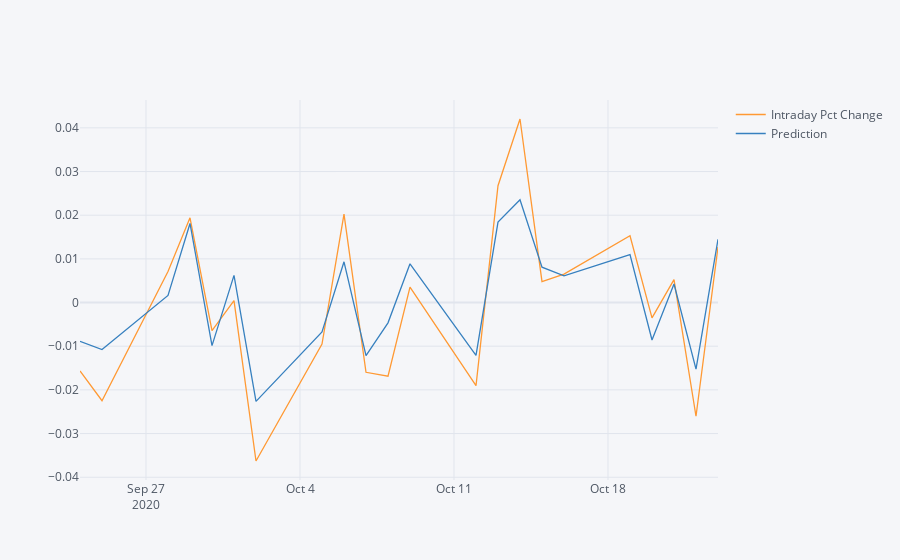
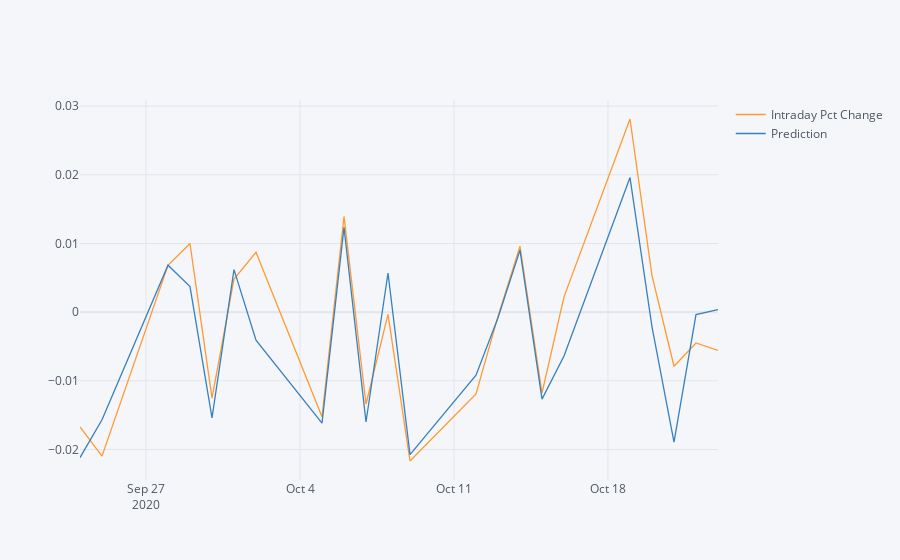
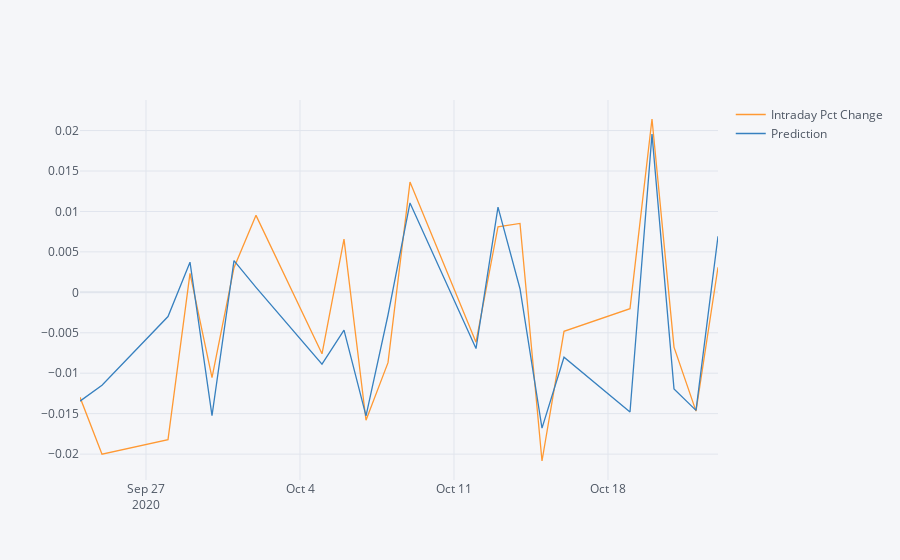
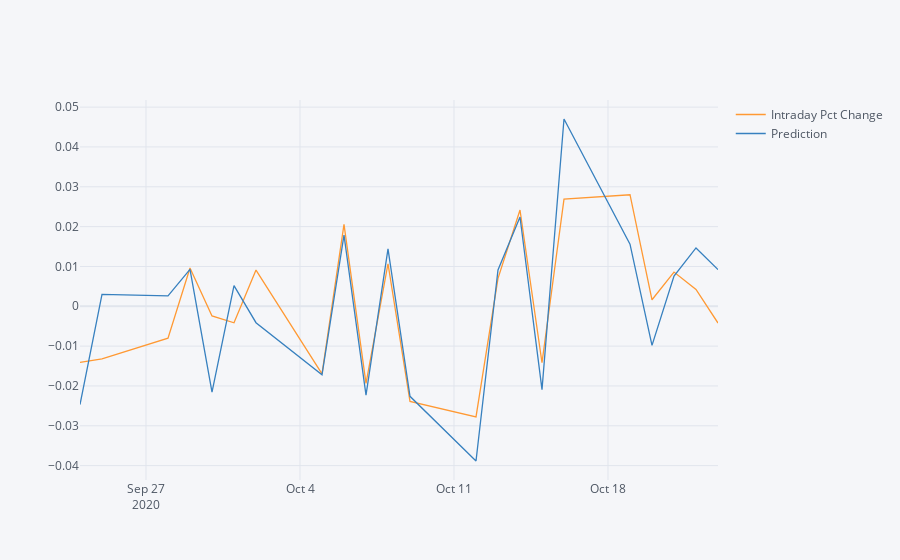

Write notebook code for charts like these, in order.
### Markdown cell above
<h3>Plotting Actual vs Prediction</h3>

### Code cell
plot_values = [target, "Prediction"]

for key, history in selected_1m_history.items():
    print("For {}:".format(key))
    plotResults(history, plot_values)

### Figure 1 — Plotly figure (JSON) as saved in the notebook; plotly's stock layout.template omitted (floating-point values rounded to 4 significant figures)
{"data": [{"line": {"color": "rgba(255, 153, 51, 1.0)", "dash": "solid", "shape": "linear", "width": 1.3}, "mode": "lines", "name": "Intraday Pct Change", "text": "", "type": "scatter", "x": ["2020-09-24", "2020-09-25", "2020-09-28", "2020-09-29", "2020-09-30", "2020-10-01", "2020-10-02", "2020-10-05", "2020-10-06", "2020-10-07", "2020-10-08", "2020-10-09", "2020-10-12", "2020-10-13", "2020-10-14", "2020-10-15", "2020-10-16", "2020-10-19", "2020-10-20", "2020-10-21", "2020-10-22", "2020-10-23"], "y": [-0.01568, -0.02249, 0.007086, 0.01939, -0.006421, 0.0004243, -0.03629, -0.009496, 0.02026, -0.01597, -0.01688, 0.003545, -0.01905, 0.02675, 0.04203, 0.00477, 0.006519, 0.01529, -0.00352, 0.005258, -0.02604, 0.01272]}, {"line": {"color": "rgba(55, 128, 191, 1.0)", "dash": "solid", "shape": "linear", "width": 1.3}, "mode": "lines", "name": "Prediction", "text": "", "type": "scatter", "x": ["2020-09-24", "2020-09-25", "2020-09-28", "2020-09-29", "2020-09-30", "2020-10-01", "2020-10-02", "2020-10-05", "2020-10-06", "2020-10-07", "2020-10-08", "2020-10-09", "2020-10-12", "2020-10-13", "2020-10-14", "2020-10-15", "2020-10-16", "2020-10-19", "2020-10-20", "2020-10-21", "2020-10-22", "2020-10-23"], "y": [-0.00887, -0.01076, 0.001633, 0.0181, -0.009879, 0.006214, -0.02264, -0.006748, 0.009333, -0.01218, -0.004648, 0.008873, -0.01208, 0.01841, 0.02352, 0.0081, 0.006129, 0.01099, -0.008573, 0.004248, -0.01523, 0.01448]}], "layout": {"legend": {"bgcolor": "#F5F6F9", "font": {"color": "#4D5663"}}, "paper_bgcolor": "#F5F6F9", "plot_bgcolor": "#F5F6F9", "title": {"font": {"color": "#4D5663"}}, "xaxis": {"gridcolor": "#E1E5ED", "showgrid": true, "tickfont": {"color": "#4D5663"}, "title": {"font": {"color": "#4D5663"}, "text": ""}, "zerolinecolor": "#E1E5ED"}, "yaxis": {"gridcolor": "#E1E5ED", "showgrid": true, "tickfont": {"color": "#4D5663"}, "title": {"font": {"color": "#4D5663"}, "text": ""}, "zerolinecolor": "#E1E5ED"}}}

### Figure 2 — Plotly figure (JSON) as saved in the notebook; plotly's stock layout.template omitted (floating-point values rounded to 4 significant figures)
{"data": [{"line": {"color": "rgba(255, 153, 51, 1.0)", "dash": "solid", "shape": "linear", "width": 1.3}, "mode": "lines", "name": "Intraday Pct Change", "text": "", "type": "scatter", "x": ["2020-09-24", "2020-09-25", "2020-09-28", "2020-09-29", "2020-09-30", "2020-10-01", "2020-10-02", "2020-10-05", "2020-10-06", "2020-10-07", "2020-10-08", "2020-10-09", "2020-10-12", "2020-10-13", "2020-10-14", "2020-10-15", "2020-10-16", "2020-10-19", "2020-10-20", "2020-10-21", "2020-10-22", "2020-10-23"], "y": [-0.01671, -0.02098, 0.006829, 0.009983, -0.01252, 0.004825, 0.008702, -0.01525, 0.01394, -0.01338, -0.0003326, -0.02168, -0.01193, -0.0006286, 0.009596, -0.01179, 0.002226, 0.02813, 0.005329, -0.007883, -0.004487, -0.005581]}, {"line": {"color": "rgba(55, 128, 191, 1.0)", "dash": "solid", "shape": "linear", "width": 1.3}, "mode": "lines", "name": "Prediction", "text": "", "type": "scatter", "x": ["2020-09-24", "2020-09-25", "2020-09-28", "2020-09-29", "2020-09-30", "2020-10-01", "2020-10-02", "2020-10-05", "2020-10-06", "2020-10-07", "2020-10-08", "2020-10-09", "2020-10-12", "2020-10-13", "2020-10-14", "2020-10-15", "2020-10-16", "2020-10-19", "2020-10-20", "2020-10-21", "2020-10-22", "2020-10-23"], "y": [-0.02119, -0.01567, 0.006838, 0.00372, -0.01539, 0.006192, -0.004069, -0.01616, 0.01234, -0.016, 0.005704, -0.02075, -0.009173, -0.0008149, 0.009029, -0.01267, -0.006379, 0.0196, -0.002144, -0.01892, -0.0003523, 0.0003764]}], "layout": {"legend": {"bgcolor": "#F5F6F9", "font": {"color": "#4D5663"}}, "paper_bgcolor": "#F5F6F9", "plot_bgcolor": "#F5F6F9", "title": {"font": {"color": "#4D5663"}}, "xaxis": {"gridcolor": "#E1E5ED", "showgrid": true, "tickfont": {"color": "#4D5663"}, "title": {"font": {"color": "#4D5663"}, "text": ""}, "zerolinecolor": "#E1E5ED"}, "yaxis": {"gridcolor": "#E1E5ED", "showgrid": true, "tickfont": {"color": "#4D5663"}, "title": {"font": {"color": "#4D5663"}, "text": ""}, "zerolinecolor": "#E1E5ED"}}}

### Figure 3 — Plotly figure (JSON) as saved in the notebook; plotly's stock layout.template omitted (floating-point values rounded to 4 significant figures)
{"data": [{"line": {"color": "rgba(255, 153, 51, 1.0)", "dash": "solid", "shape": "linear", "width": 1.3}, "mode": "lines", "name": "Intraday Pct Change", "text": "", "type": "scatter", "x": ["2020-09-24", "2020-09-25", "2020-09-28", "2020-09-29", "2020-09-30", "2020-10-01", "2020-10-02", "2020-10-05", "2020-10-06", "2020-10-07", "2020-10-08", "2020-10-09", "2020-10-12", "2020-10-13", "2020-10-14", "2020-10-15", "2020-10-16", "2020-10-19", "2020-10-20", "2020-10-21", "2020-10-22", "2020-10-23"], "y": [-0.01298, -0.02002, -0.01821, 0.002339, -0.01054, 0.003053, 0.009515, -0.007602, 0.006575, -0.01581, -0.008694, 0.01363, -0.006162, 0.008108, 0.008517, -0.02085, -0.004824, -0.002019, 0.02143, -0.006775, -0.01468, 0.003102]}, {"line": {"color": "rgba(55, 128, 191, 1.0)", "dash": "solid", "shape": "linear", "width": 1.3}, "mode": "lines", "name": "Prediction", "text": "", "type": "scatter", "x": ["2020-09-24", "2020-09-25", "2020-09-28", "2020-09-29", "2020-09-30", "2020-10-01", "2020-10-02", "2020-10-05", "2020-10-06", "2020-10-07", "2020-10-08", "2020-10-09", "2020-10-12", "2020-10-13", "2020-10-14", "2020-10-15", "2020-10-16", "2020-10-19", "2020-10-20", "2020-10-21", "2020-10-22", "2020-10-23"], "y": [-0.01345, -0.01148, -0.002996, 0.003723, -0.01524, 0.003914, 0.0006189, -0.008867, -0.00467, -0.01528, -0.002802, 0.01105, -0.00695, 0.01054, 0.0004449, -0.01679, -0.008019, -0.01479, 0.01956, -0.01194, -0.0146, 0.006935]}], "layout": {"legend": {"bgcolor": "#F5F6F9", "font": {"color": "#4D5663"}}, "paper_bgcolor": "#F5F6F9", "plot_bgcolor": "#F5F6F9", "title": {"font": {"color": "#4D5663"}}, "xaxis": {"gridcolor": "#E1E5ED", "showgrid": true, "tickfont": {"color": "#4D5663"}, "title": {"font": {"color": "#4D5663"}, "text": ""}, "zerolinecolor": "#E1E5ED"}, "yaxis": {"gridcolor": "#E1E5ED", "showgrid": true, "tickfont": {"color": "#4D5663"}, "title": {"font": {"color": "#4D5663"}, "text": ""}, "zerolinecolor": "#E1E5ED"}}}

### Figure 4 — Plotly figure (JSON) as saved in the notebook; plotly's stock layout.template omitted (floating-point values rounded to 4 significant figures)
{"data": [{"line": {"color": "rgba(255, 153, 51, 1.0)", "dash": "solid", "shape": "linear", "width": 1.3}, "mode": "lines", "name": "Intraday Pct Change", "text": "", "type": "scatter", "x": ["2020-09-24", "2020-09-25", "2020-09-28", "2020-09-29", "2020-09-30", "2020-10-01", "2020-10-02", "2020-10-05", "2020-10-06", "2020-10-07", "2020-10-08", "2020-10-09", "2020-10-12", "2020-10-13", "2020-10-14", "2020-10-15", "2020-10-16", "2020-10-19", "2020-10-20", "2020-10-21", "2020-10-22", "2020-10-23"], "y": [-0.0141, -0.01318, -0.008003, 0.009608, -0.002416, -0.004133, 0.009078, -0.01696, 0.02055, -0.01936, 0.01068, -0.02388, -0.02776, 0.007024, 0.02416, -0.01417, 0.02691, 0.028, 0.001635, 0.008579, 0.004223, -0.004199]}, {"line": {"color": "rgba(55, 128, 191, 1.0)", "dash": "solid", "shape": "linear", "width": 1.3}, "mode": "lines", "name": "Prediction", "text": "", "type": "scatter", "x": ["2020-09-24", "2020-09-25", "2020-09-28", "2020-09-29", "2020-09-30", "2020-10-01", "2020-10-02", "2020-10-05", "2020-10-06", "2020-10-07", "2020-10-08", "2020-10-09", "2020-10-12", "2020-10-13", "2020-10-14", "2020-10-15", "2020-10-16", "2020-10-19", "2020-10-20", "2020-10-21", "2020-10-22", "2020-10-23"], "y": [-0.02468, 0.002986, 0.002594, 0.009265, -0.02157, 0.005184, -0.004117, -0.01721, 0.01788, -0.02232, 0.01443, -0.0226, -0.03884, 0.009126, 0.0224, -0.02092, 0.04701, 0.01558, -0.009819, 0.007594, 0.01465, 0.009203]}], "layout": {"legend": {"bgcolor": "#F5F6F9", "font": {"color": "#4D5663"}}, "paper_bgcolor": "#F5F6F9", "plot_bgcolor": "#F5F6F9", "title": {"font": {"color": "#4D5663"}}, "xaxis": {"gridcolor": "#E1E5ED", "showgrid": true, "tickfont": {"color": "#4D5663"}, "title": {"font": {"color": "#4D5663"}, "text": ""}, "zerolinecolor": "#E1E5ED"}, "yaxis": {"gridcolor": "#E1E5ED", "showgrid": true, "tickfont": {"color": "#4D5663"}, "title": {"font": {"color": "#4D5663"}, "text": ""}, "zerolinecolor": "#E1E5ED"}}}
